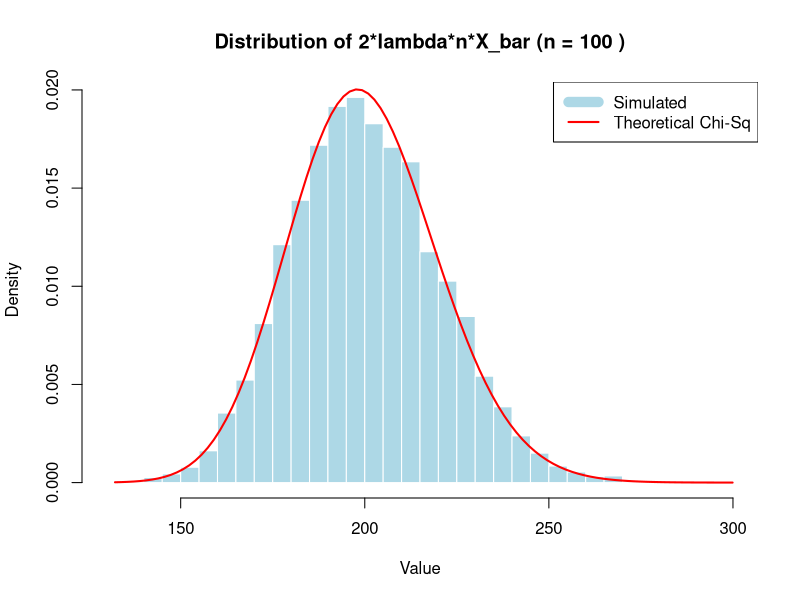
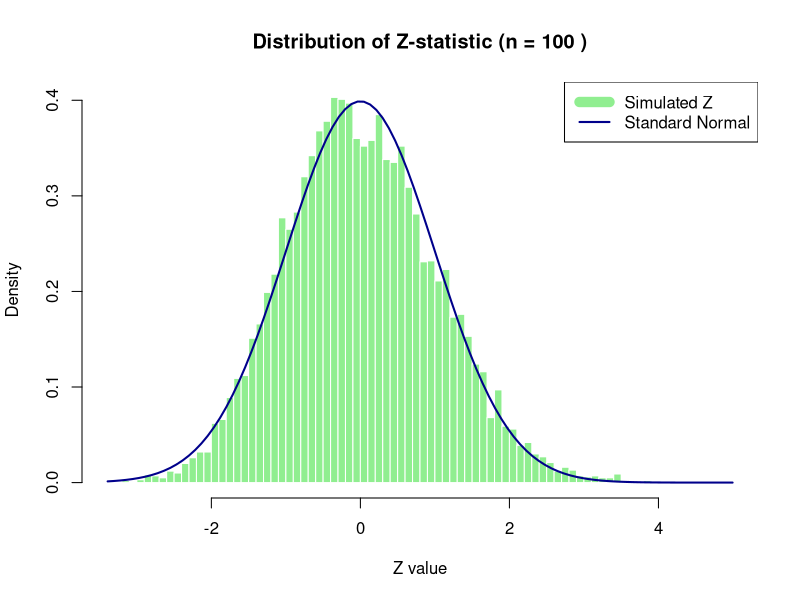
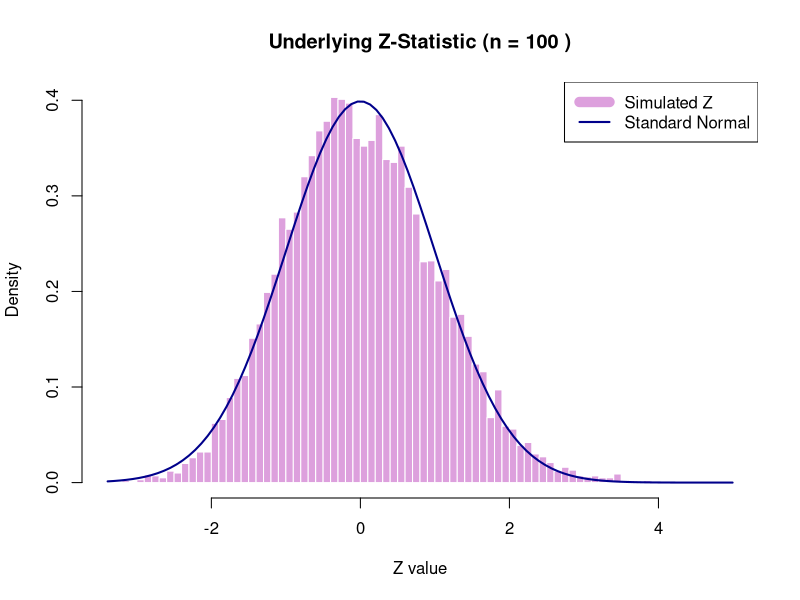
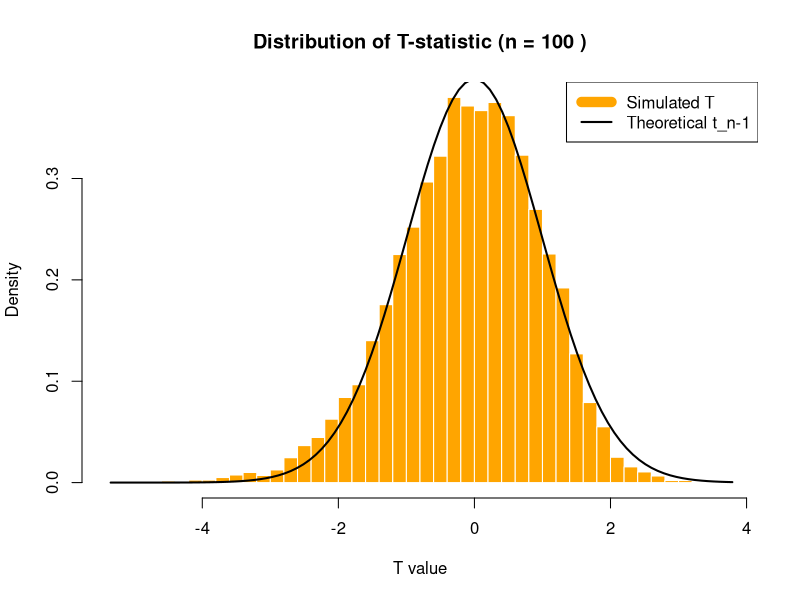
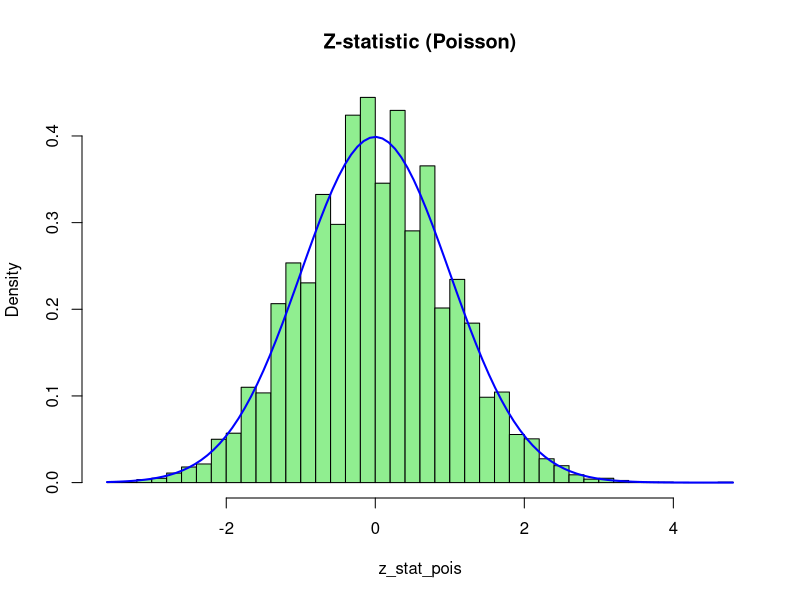
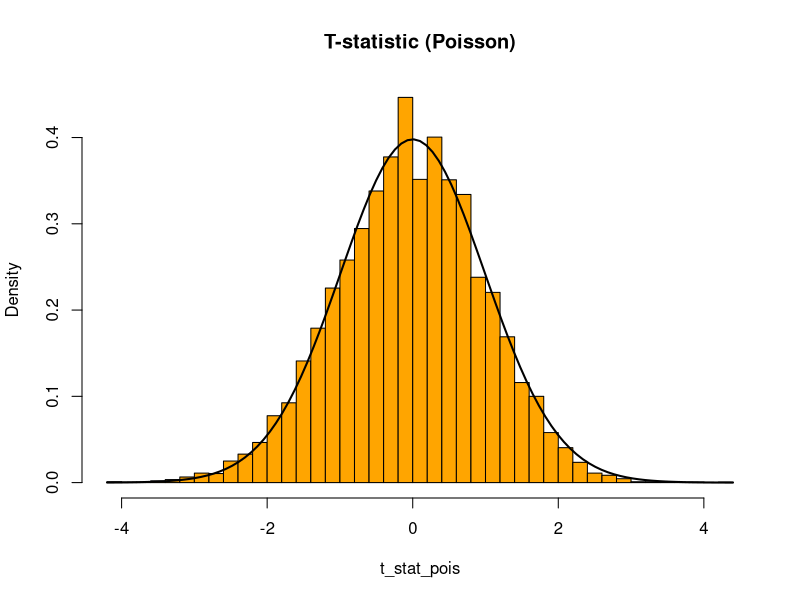

Source code (R) for these figures, in order:
## ---- chunk 1
# our team id number 
id <- 32
set.seed(id)

## ---- chunk 2
theta <- id/10
M <- 10000
n <- 100
alphas <- c(0.1, 0.05, 0.01)
alpha <- 0.1
## ---- chunk 3
# theta = 1 / lambda, so => lambda = 1 / theta
lambda <- 1 / theta

X <- matrix(rexp(n * M, rate = lambda), nrow = M)

# Calculate Statistics for each row
sample_means <- rowMeans(X) # Sample Mean
sample_sds <- apply(X, 1, sd) # Sample Standard Deviation
## ---- chunk 4
statistic <- 2 * lambda * n * sample_means

hist(statistic, breaks = 50, freq = FALSE, 
     main = paste("Distribution of 2*lambda*n*X_bar (n =", n, ")"),
     xlab = "Value", col = "lightblue", border = "white")

curve(dchisq(x, df = 2 * n), from = min(statistic), to = max(statistic), 
      add = TRUE, col = "red", lwd = 2)
legend("topright", legend = c("Simulated", "Theoretical Chi-Sq"), 
       col = c("lightblue", "red"), lwd = c(10, 2))
## ---- chunk 5
# Critical values (Quantiles)
# Lower tail (alpha/2) and Upper tail (1 - alpha/2)
chi_lower_q <- qchisq(alpha / 2, df = 2 * n)
chi_upper_q <- qchisq(1 - alpha / 2, df = 2 * n)

# Calculate Bounds for each simulation
# Lower Bound of CI
ci_lower <- (2 * n * sample_means) / chi_upper_q
# Upper Bound of CI
ci_upper <- (2 * n * sample_means) / chi_lower_q

# Check Coverage: Does the interval contain true theta?
is_covered <- (theta >= ci_lower) & (theta <= ci_upper)

# Statistics
coverage_prob <- mean(is_covered)
avg_length <- mean(ci_upper - ci_lower)

# Output Results
cat("Method 1 (Exact Chi-Square) Results:\n")
cat("Target Confidence Level:", 1 - alpha, "\n")
cat("Observed Coverage Probability:", coverage_prob, "\n")
cat("Average Interval Length:", avg_length, "\n")
## ---- chunk 6
# Calculate the Z-statistic using the TRUE standard deviation (theta)
# Z = (X_bar - mu) / (sigma / sqrt(n))
z_statistic <- (sample_means - theta) / (theta / sqrt(n))

# Plot histogram vs Standard Normal PDF
hist(z_statistic, breaks = 60, freq = FALSE, 
     main = paste("Distribution of Z-statistic (n =", n, ")"),
     xlab = "Z value", col = "lightgreen", border = "white")

# Overlay Standard Normal density (Mean=0, SD=1)
curve(dnorm(x, mean = 0, sd = 1), 
      from = min(z_statistic), to = max(z_statistic), 
      add = TRUE, col = "darkblue", lwd = 2)

legend("topright", legend = c("Simulated Z", "Standard Normal"), 
       col = c("lightgreen", "darkblue"), lwd = c(10, 2))
## ---- chunk 7
# Calculate the critical Z value (quantile)
z_crit <- qnorm(1 - alpha / 2)

# Calculate the "Known Variance" Margin of Error
# We use the true theta here
margin_error <- z_crit * (theta / sqrt(n))

# Construct Intervals
ci_lower <- sample_means - margin_error
ci_upper <- sample_means + margin_error

# Check Coverage
is_covered <- (theta >= ci_lower) & (theta <= ci_upper)

# Statistics
coverage_prob <- mean(is_covered)
avg_length <- mean(ci_upper - ci_lower)

# Output Results
cat("Method 2 (Normal Approx with Known Variance) Results:\n")
cat("Target Confidence Level:", 1 - alpha, "\n")
cat("Observed Coverage Probability:", coverage_prob, "\n")
cat("Average Interval Length:", avg_length, "\n")
## ---- chunk 8
# Method 3 still relies on the Z-statistic being Standard Normal
# to justify the choice of z_beta.
z_statistic <- (sample_means - theta) / (theta / sqrt(n))

hist(z_statistic, breaks = 60, freq = FALSE, 
     main = paste("Underlying Z-Statistic (n =", n, ")"),
     xlab = "Z value", col = "plum", border = "white")

curve(dnorm(x, mean = 0, sd = 1), 
      from = min(z_statistic), to = max(z_statistic), 
      add = TRUE, col = "darkblue", lwd = 2)

legend("topright", legend = c("Simulated Z", "Standard Normal"), 
       col = c("plum", "darkblue"), lwd = c(10, 2))
## ---- chunk 9
# Critical Z value
z_crit <- qnorm(1 - alpha / 2)
k <- z_crit / sqrt(n)

# Construct Intervals using the derived formula
# Lower Limit: X_bar / (1 + k)
ci_lower <- sample_means / (1 + k)

# Upper Limit: X_bar / (1 - k)
ci_upper <- sample_means / (1 - k)

# Check Coverage
is_covered <- (theta >= ci_lower) & (theta <= ci_upper)

# Statistics
coverage_prob <- mean(is_covered)
avg_length <- mean(ci_upper - ci_lower)

# Output Results
cat("Method 3 (Solved Inequality) Results:\n")
cat("Target Confidence Level:", 1 - alpha, "\n")
cat("Observed Coverage Probability:", coverage_prob, "\n")
cat("Average Interval Length:", avg_length, "\n")
## ---- chunk 10
# Calculate T-statistic using the SAMPLE standard deviation
# T = (X_bar - theta) / (S / sqrt(n))
t_statistic <- (sample_means - theta) / (sample_sds / sqrt(n))

# Plot histogram vs Theoretical t-distribution
hist(t_statistic, breaks = 60, freq = FALSE, 
     main = paste("Distribution of T-statistic (n =", n, ")"),
     xlab = "T value", col = "orange", border = "white")

# Overlay Student's t density (df = n - 1)
curve(dt(x, df = n - 1), 
      from = min(t_statistic), to = max(t_statistic), 
      add = TRUE, col = "black", lwd = 2)

legend("topright", legend = c("Simulated T", "Theoretical t_n-1"), 
       col = c("orange", "black"), lwd = c(10, 2))
## ---- chunk 11
# Critical t value (Quantile)
t_crit <- qt(1 - alpha/2, df = n - 1)

# Calculate Margin of Error using Sample SD
margin_error <- t_crit * (sample_sds / sqrt(n))

# Construct Intervals
ci_lower <- sample_means - margin_error
ci_upper <- sample_means + margin_error

# Check Coverage
is_covered <- (theta >= ci_lower) & (theta <= ci_upper)

# Statistics
coverage_prob <- mean(is_covered)
avg_length <- mean(ci_upper - ci_lower)

# Output Results
cat("Method 4 (Student's t) Results:\n")
cat("Target Confidence Level:", 1 - alpha, "\n")
cat("Observed Coverage Probability:", coverage_prob, "\n")
cat("Average Interval Length:", avg_length, "\n")
## ---- chunk 12
# parameters
theta <- id / 10  # 3.2
lambda <- theta
n <- 100
M <- 10000
alpha <- 0.1

X_pois <- matrix(rpois(n * M, lambda = lambda), nrow = M)

pois_means <- rowMeans(X_pois)
pois_sds <- apply(X_pois, 1, sd)
## ---- chunk 13
# Z-statistic
z_stat_pois <- (pois_means - theta) / (sqrt(theta) / sqrt(n))

# plotting
hist(z_stat_pois, breaks = 50, freq = FALSE, main = "Z-statistic (Poisson)", col = "lightgreen")
curve(dnorm(x), add = TRUE, col = "blue", lwd = 2)
## ---- chunk 14
z_crit <- qnorm(1 - alpha/2)
margin <- z_crit * sqrt(theta / n)

ci_lower <- pois_means - margin
ci_upper <- pois_means + margin

cat("Method 1 (Poisson - Known Variance):\n")
cat("Coverage:", mean(ci_lower <= theta & theta <= ci_upper), "\n")
cat("Avg Length:", mean(ci_upper - ci_lower), "\n")

## ---- chunk 15
A <- 1
B <- -(2 * pois_means + z_crit^2 / n)
C <- pois_means^2

discriminant <- sqrt(B^2 - 4 * A * C)

# Roots
root1 <- (-B - discriminant) / (2 * A)
root2 <- (-B + discriminant) / (2 * A)

ci_lower <- root1
ci_upper <- root2

cat("Method 2 (Poisson - Solved Quadratic):\n")
cat("Coverage:", mean(ci_lower <= theta & theta <= ci_upper), "\n")
cat("Avg Length:", mean(ci_upper - ci_lower), "\n")

## ---- chunk 16
t_stat_pois <- (pois_means - theta) / (pois_sds / sqrt(n))

# Plot
hist(t_stat_pois, breaks = 50, freq = FALSE, main = "T-statistic (Poisson)", col = "orange")
curve(dt(x, df=n-1), add = TRUE, col = "black", lwd = 2)
## ---- chunk 17
t_crit <- qt(1 - alpha/2, df = n - 1)
margin <- t_crit * (pois_sds / sqrt(n))

ci_lower <- pois_means - margin
ci_upper <- pois_means + margin

cat("Method 3 (Poisson - Student's t):\n")
cat("Coverage:", mean(ci_lower <= theta & theta <= ci_upper), "\n")
cat("Avg Length:", mean(ci_upper - ci_lower), "\n")
## ---- chunk 18
set.seed(42)
n <- 100
mu <- 10
sigma_squared <- 4
sigma <- sqrt(sigma_squared)
dataset <- rnorm(n, mean = mu, sd = sigma)
head(dataset)
## [1] 12.741917 8.870604 10.726257 11.265725 10.808537 9.787751
cat("Population Mean (mu):", mu, "\n")
## Population Mean (mu): 10
cat("Population Variance (sigma_squared):", sigma_squared, "\n")
## Population Variance (sigma_squared): 4
sample_mean <- mean(dataset)
sample_variance <- var(dataset)
cat("Sample Mean:", sample_mean, "\n")
## Sample Mean: 10.06503
cat("Sample Variance:", sample_variance, "\n")
## Sample Variance: 4.337697

## ---- chunk 19
    sigma_n_squared <- sum((dataset - mean(dataset))^2) / n

    sigma_n_minus_1_squared <- sum((dataset - mean(dataset))^2) / (n - 1)

    cat("σ²ₙ (biased):", sigma_n_squared, "\n")
    cat("σ²ₙ₋₁ (unbiased):", sigma_n_minus_1_squared, "\n")
## ---- chunk 20
    n_values <- c(10, 50, 100, 1000)
    results <- data.frame(
      n = n_values,
      sigma_n_squared = NA,
      sigma_n_minus_1_squared = NA
    )

    for (i in 1:length(n_values)) {
      n <- n_values[i]
      
      dataset <- rnorm(n, mean = mu, sd = sigma)
      
      results$sigma_n_squared[i] <- sum((dataset - mean(dataset))^2) / n
      
      results$sigma_n_minus_1_squared[i] <- sum((dataset - mean(dataset))^2) / (n - 1)
    }

    print(results)
## ---- chunk 21
    n_simulations <- 10000

    estimate_bias <- function(n, n_sims, mu, sigma) {
      sigma_n_vec <- numeric(n_sims)
      sigma_n_minus_1_vec <- numeric(n_sims)
      
      for (i in 1:n_sims) {
        data <- rnorm(n, mean = mu, sd = sigma)
        mean_data <- mean(data)
        
        sigma_n_vec[i] <- sum((data - mean_data)^2) / n
        sigma_n_minus_1_vec[i] <- sum((data - mean_data)^2) / (n - 1)
      }
      

      
      #expected values
      E_sigma_n <- mean(sigma_n_vec)
      E_sigma_n_minus_1 <- mean(sigma_n_minus_1_vec)
      
      #biases
      bias_n <- E_sigma_n - sigma_squared
      bias_n_minus_1 <- E_sigma_n_minus_1 - sigma_squared
      
      return(c(E_sigma_n, E_sigma_n_minus_1, bias_n, bias_n_minus_1))
    }

    #all sample sizes
    results <- t(sapply(n_values, estimate_bias, 
                        n_sims = n_simulations, mu = mu, sigma = sigma))

    bias_table <- data.frame(
      n = n_values,
      E_sigma_n = results[, 1],
      E_sigma_n_minus_1 = results[, 2],
      Bias_sigma_n = results[, 3],
      Bias_sigma_n_minus_1 = results[, 4]
    )

    print(bias_table)

